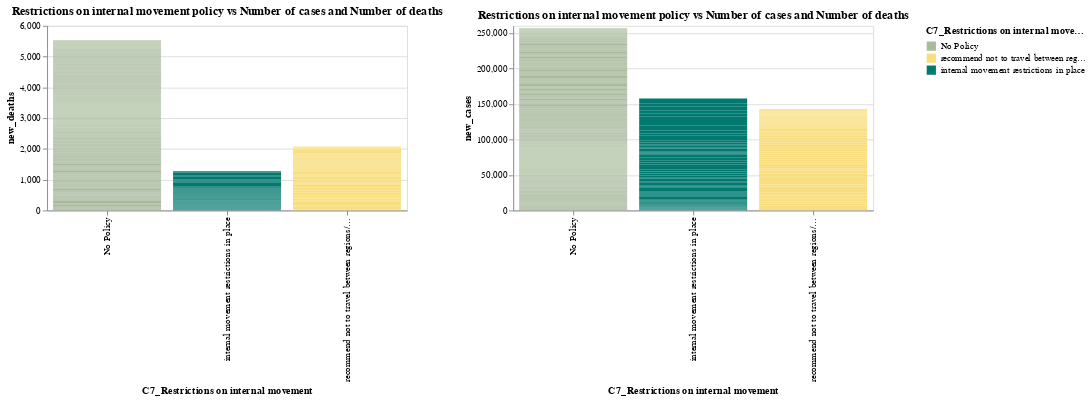

The notebook cell this image was saved under:
### Code cell
domain = ['No Policy',"recommend not to travel between regions/cities",
                                               "internal movement restrictions in place"]
range_ = ['#A9BA9D', '#F8DE7E', '#01796F','#4F7942']


alt.Chart(dfC).mark_bar().encode(
    alt.Y(alt.repeat("column"), type='quantitative'),
    alt.X(alt.repeat("row"), type='nominal'),
    color=alt.Color('C7_Restrictions on internal movement:N',scale=alt.Scale(domain=domain, range=range_))
).properties(
    width=390,
    height=200,
    title = "Restrictions on internal movement policy vs Number of cases and Number of deaths ",
).repeat(
    row=['C7_Restrictions on internal movement'],
    column=['new_deaths','new_cases'],

).interactive()

### Figure 1 — Vega-Lite specification as saved in the notebook (floating-point values rounded to 4 significant figures; data arrays with more than 128 entries replaced by an {"elided": "..."} marker saying what was removed)
{"config": {"view": {"continuousWidth": 400, "continuousHeight": 300}}, "repeat": {"column": ["new_deaths", "new_cases"], "row": ["C7_Restrictions on internal movement"]}, "spec": {"data": {"name": "data-6cb9bbe6c1deb7b38f0901c23222f159"}, "mark": "bar", "encoding": {"color": {"field": "C7_Restrictions on internal movement", "scale": {"domain": ["No Policy", "recommend not to travel between regions/cities", "internal movement restrictions in place"], "range": ["#A9BA9D", "#F8DE7E", "#01796F", "#4F7942"]}, "type": "nominal"}, "x": {"field": {"repeat": "row"}, "type": "nominal"}, "y": {"field": {"repeat": "column"}, "type": "quantitative"}}, "height": 200, "selection": {"selector003": {"type": "interval", "bind": "scales", "encodings": ["x", "y"]}}, "title": "Restrictions on internal movement policy vs Number of cases and Number of deaths ", "width": 390}, "$schema": "https://vega.github.io/schema/vega-lite/v4.17.0.json", "datasets": {"data-6cb9bbe6c1deb7b38f0901c23222f159": {"elided": "670 records"}}}
